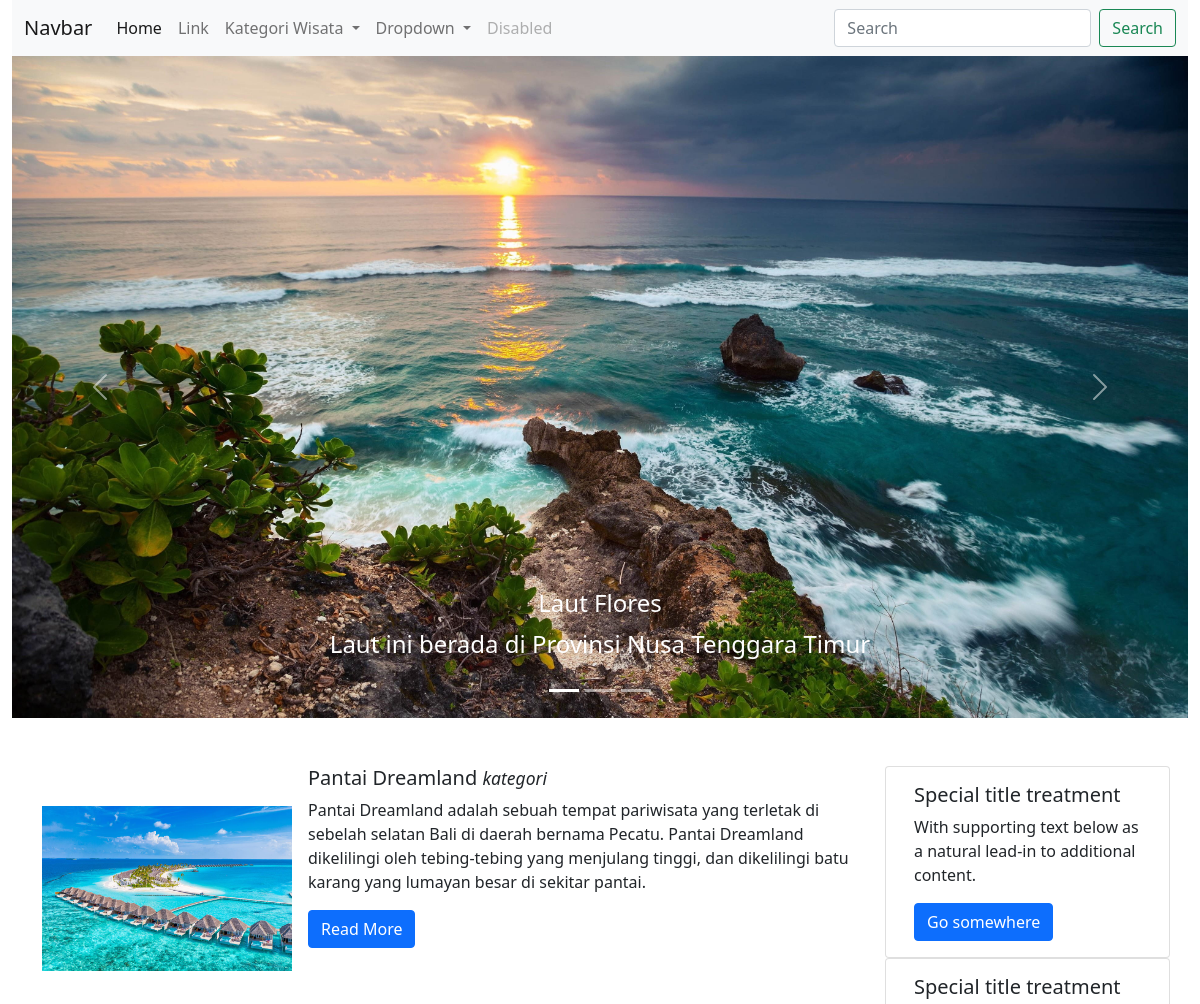
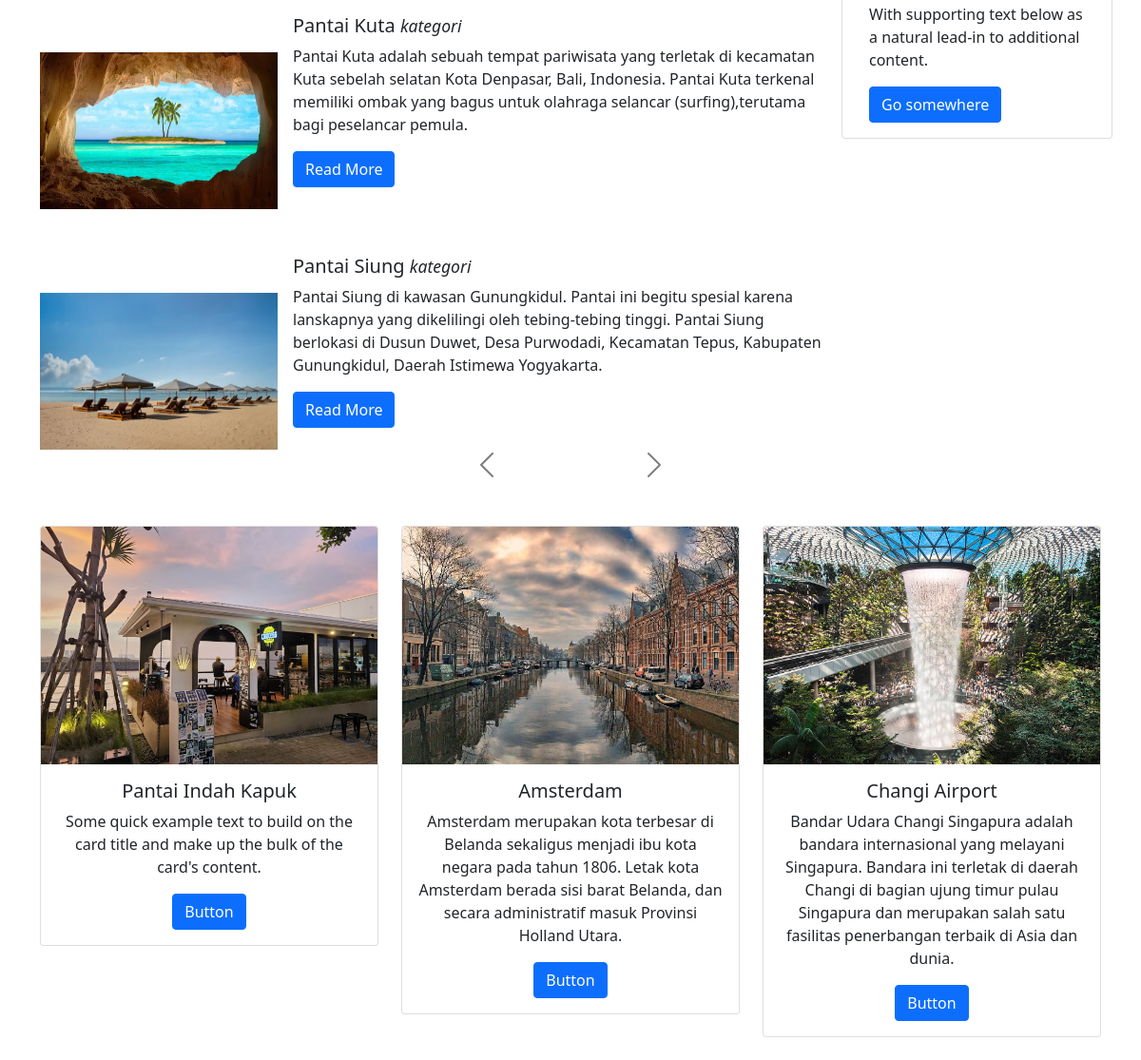
The app's page /index2.php with its own data (2 pictures, top to bottom).
### tables this page shows
CREATE TABLE `kategoriwisata` (
  `kategoriKODE` char(4) NOT NULL,
  `kategoriNAMA` char(25) NOT NULL,
  `kategoriKET` text NOT NULL,
  `kategoriREFERENCE` char(25) NOT NULL
);

CREATE TABLE `destinasi` (
  `destinasiKODE` char(4) NOT NULL,
  `destinasiNAMA` varchar(120) NOT NULL,
  `destinasiKET` text NOT NULL,
  `destinasiFOTO` varchar(120) NOT NULL,
  `kategoriKODE` char(4) NOT NULL
);

### index2.php (the view, shortened to what this page needs)
<!DOCTYPE html>
<html lang="en">
<head>
    <link href="https://cdn.jsdelivr.net/npm/bootstrap@5.0.2/dist/css/bootstrap.min.css" rel="stylesheet"
>
</head>
<body>
<div class="container-fluid">
<nav class="navbar navbar-expand-lg navbar-light bg-light">
  <div class="container-fluid">
    <a class="navbar-brand" href="#">Navbar</a>
    <div class="collapse navbar-collapse" id="navbarSupportedContent">
      <ul class="navbar-nav me-auto mb-2 mb-lg-0">
        <li class="nav-item">
          <a class="nav-link active" aria-current="page" href="#">Home</a>
        </li>
        <li class="nav-item">
          <a class="nav-link" href="#">Link</a>
        </li>
        <li class="nav-item dropdown">
          <a class="nav-link dropdown-toggle" href="#" id="navbarDropdown" role="button" data-bs-toggle="dropdown" aria-expanded="false">
            Kategori Wisata
          </a>
            <?php
            include "include/config.php";
            $kategori = mysqli_query($connection, "select kategoriNAMA from kategoriwisata");
            while ($row = mysqli_fetch_array($kategori)) {
            $destinasi = mysqli_query($connection, "select * from kategoriwisata,destinasi
            where kategoriwisata.kategoriKODE = destinasi.kategoriKODE");
            ?>
            <?php
            }
            ?>
        </li>
        <li class="nav-item dropdown">
          <a class="nav-link dropdown-toggle" href="#" id="navbarDropdown" role="button" data-bs-toggle="dropdown" aria-expanded="false">
            Dropdown
          </a>
        </li>
        <li class="nav-item">
          <a class="nav-link disabled" href="#" tabindex="-1" aria-disabled="true">Disabled</a>
        </li>
      </ul>
      <form class="d-flex">
        <input class="form-control me-2" type="search" placeholder="Search" aria-label="Search">
        <button class="btn btn-outline-success" type="submit">Search</button>
      </form>
    </div>
  </div>
</nav>
<div id="carouselExampleCaptions" class="carousel slide" data-bs-ride="carousel">
  <div class="carousel-indicators">
    <button type="button" data-bs-target="#carouselExampleCaptions" data-bs-slide-to="0" class="active" aria-current="true" aria-label="Slide 1"></button>
    <button type="button" data-bs-target="#carouselExampleCaptions" data-bs-slide-to="1" aria-label="Slide 2"></button>
    <button type="button" data-bs-target="#carouselExampleCaptions" data-bs-slide-to="2" aria-label="Slide 3"></button>
  </div>
  <div class="carousel-inner">
    <div class="carousel-item active">
      <img src="images/pantai1.jpg" class="d-block w-100" alt="Gambar Tidak Ada">
      <div class="carousel-caption d-none d-md-block">
        <h5>Laut Flores</h5>
        <p>Laut ini berada di Provinsi Nusa Tenggara Timur</p>
      </div>
    </div>
  </div>
  <button class="carousel-control-prev" type="button" data-bs-target="#carouselExampleCaptions" data-bs-slide="prev">
    <span class="carousel-control-prev-icon" aria-hidden="true"></span>
  </button>
  <button class="carousel-control-next" type="button" data-bs-target="#carouselExampleCaptions" data-bs-slide="next">
    <span class="carousel-control-next-icon" aria-hidden="true"></span>
  </button>
</div>
<div class="container">
  <div class="row">
    <div class="col-sm-9">
      <?php
      if (mysqli_num_rows($destinasi)>0)
      {
        while ($row=mysqli_fetch_array($destinasi))
      {
      ?>
    <div class="d-flex mt-5">
      <div class="flex-shrink-0">
        <img style="width:250px; height:165px; margin-top:40px;"
         src="../images/<?php echo $row ['destinasiFOTO'];?>">
       </div>
       <div class="flex-grow-1 ms-3">
        <h5><?php echo $row ["destinasiNAMA"];?>
        <small class:"text-muted"><i>kategori</i></small></h5>
        <p><?php echo substr($row["destinasiKET"],0,250);?></p>
        <a href="#" class="btn btn-primary mb-3">Read More</a>
      </div>
    </div>
    <?php }} ?>
  </div>
    <div class="col-sm-3 mt-5">
      <div class="row">
      <div class="card">
      <div class="card-body">
        <h5 class="card-title">Special title treatment</h5>
        <p class="card-text">With supporting text below as a natural lead-in to additional content.</p>
        <a href="#" class="btn btn-primary">Go somewhere</a>
      </div>
    </div>
  </div>
  <div class="row">
  <div class="card">
      <div class="card-body">
        <h5 class="card-title">Special title treatment</h5>
        <p class="card-text">With supporting text below as a natural lead-in to additional content.</p>
        <a href="#" class="btn btn-primary">Go somewhere</a>
      </div>
    </div>
  </div>
    </div>
  </div>
</div>
<div
  id="carouselMultiItemExample"
  class="carousel slide carousel-dark text-center"
  data-mdb-ride="carousel"
>
  <div class="d-flex justify-content-center mb-4">
    <button
      class="carousel-control-prev position-relative"
      type="button"
      data-mdb-target="#carouselMultiItemExample"
      data-mdb-slide="prev"
    >
      <span class="carousel-control-prev-icon" aria-hidden="true"></span>
    </button>
    <button
      class="carousel-control-next position-relative"
      type="button"
      data-mdb-target="#carouselMultiItemExample"
      data-mdb-slide="next"
    >
      <span class="carousel-control-next-icon" aria-hidden="true"></span>
    </button>
  </div>
  <div class="carousel-inner py-4">
    <div class="carousel-item active">
      <div class="container">
        <div class="row">
          <div class="col-lg-4">
            <div class="card">
              <img
                src="../images/picture1.jpg"
                style="width: 100%; height: 250px; object-fit: cover;"
                class="card-img-top"
                alt="Waterfall"
              />
              <div class="card-body">
                <h5 class="card-title">Pantai Indah Kapuk</h5>
                <p class="card-text">
                  Some quick example text to build on the card title and make up the bulk
                  of the card's content.
                </p>
                <a href="#!" class="btn btn-primary">Button</a>
              </div>
            </div>
          </div>
          <div class="col-lg-4 d-none d-lg-block">
            <div class="card">
              <img
                src="../images/picture2.jpg"
                style="width: 100%; height: 250px; object-fit: cover;"
                class="card-img-top"
                alt="Sunset Over the Sea"
              />
              <div class="card-body">
                <h5 class="card-title">Amsterdam</h5>
                <p class="card-text">
                Amsterdam merupakan kota terbesar di Belanda sekaligus menjadi ibu kota negara pada tahun 1806.
                Letak kota Amsterdam berada sisi barat Belanda, dan secara administratif masuk Provinsi Holland Utara.
                </p>
                <a href="#!" class="btn btn-primary">Button</a>
              </div>
            </div>
          </div>
          <div class="col-lg-4 d-none d-lg-block">
            <div class="card">
              <img
                src="../images/picture3.jpg"
                style="width: 100%; height: 250px; object-fit: cover;"
                class="card-img-top"
                alt="Sunset over the Sea"
              />
              <div class="card-body">
                <h5 class="card-title">Changi Airport</h5>
                <p class="card-text">
                Bandar Udara Changi Singapura adalah bandara internasional yang melayani Singapura.
                Bandara ini terletak di daerah Changi di bagian ujung timur pulau Singapura dan merupakan salah satu fasilitas
                penerbangan terbaik di Asia dan dunia.
                </p>
                <a href="#!" class="btn btn-primary">Button</a>
              </div>
            </div>
          </div>
        </div>
      </div>
    </div>
  </div>
</div>
</div>
</body>
</html>

### index2.php (style rules this page uses)
.navbar-brand, .nav-link { font-weight: timesnewroman; }
.carousel-inner img { width: 10%; }
.carousel-caption h5, .carousel-caption p { font-size: 24px; }

### records on screen
kategoriwisata: destinasi.destinasiFOTO (picture), destinasi.destinasiNAMA "Pantai Dreamland", destinasi.destinasiKET "Pantai Dreamland adalah sebuah tempat pariwisata yang terletak di sebelah selatan Bali di daerah bernama Pecatu. Pantai Dreamland dikelilingi oleh tebing-tebing yang menjulang tinggi, dan dikelilingi batu karang yang lumayan besar di sekitar pantai.", destinasi.destinasiNAMA "Pantai Siung", destinasi.destinasiKET "Pantai Siung di kawasan Gunungkidul. Pantai ini begitu spesial karena lanskapnya yang dikelilingi oleh tebing-tebing tinggi. Pantai Siung berlokasi di Dusun Duwet, Desa Purwodadi, Kecamatan Tepus, Kabupaten Gunungkidul, Daerah Istimewa Yogyakarta."
kategoriwisata: destinasi.destinasiFOTO (picture), destinasi.destinasiNAMA "Pantai Kuta", destinasi.destinasiKET "Pantai Kuta adalah sebuah tempat pariwisata yang terletak di kecamatan Kuta sebelah selatan Kota Denpasar, Bali, Indonesia. Pantai Kuta terkenal memiliki ombak yang bagus untuk olahraga selancar (surfing),terutama bagi peselancar pemula."
